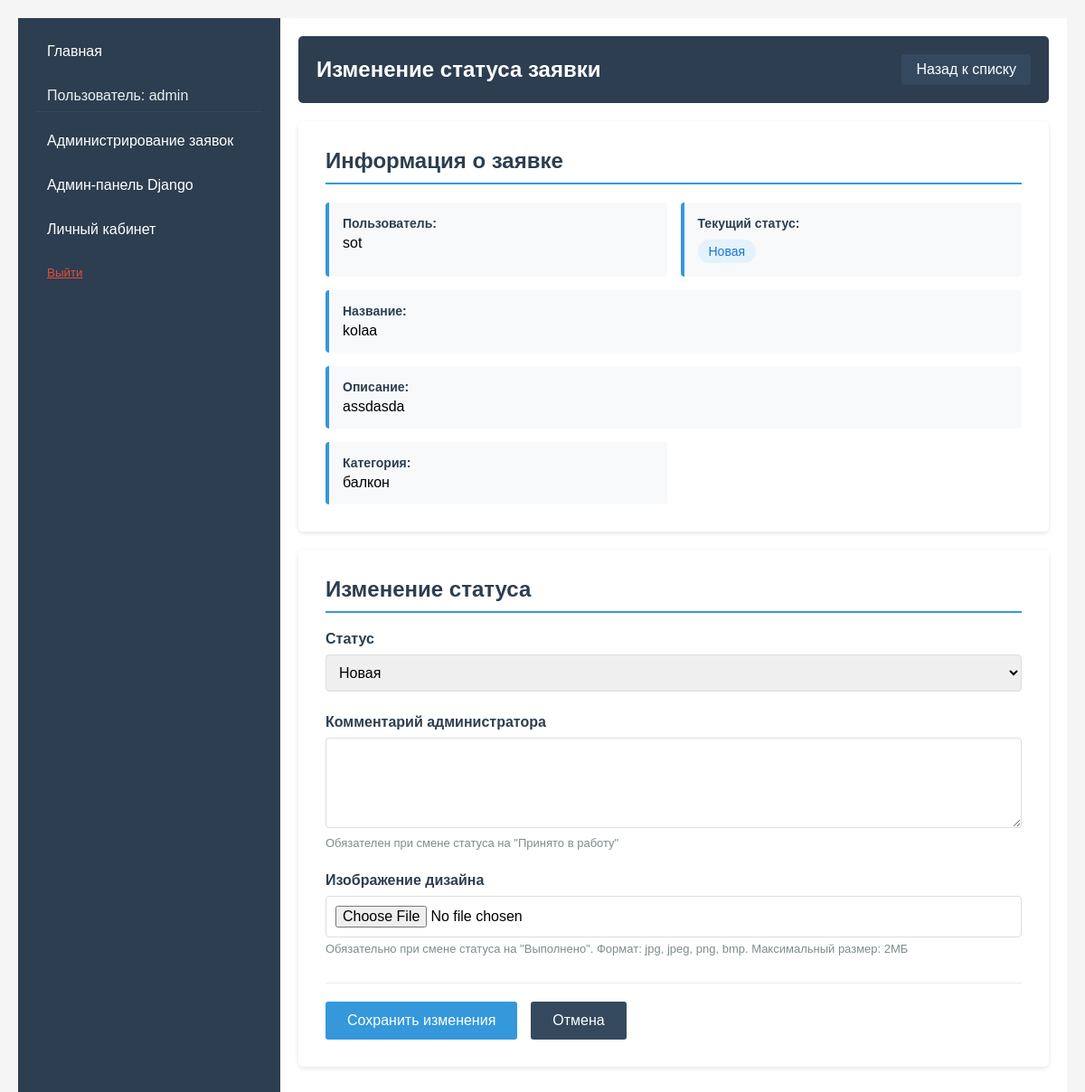
/catalog/admin/applications/4/ (signed in), run on the app's committed database.
### catalog/models.py (models this page shows, shortened)
class Application(models.Model):
    STATUS_CHOICES = [
        ('new', 'Новая'),
        ('in_progress', 'Принято в работу'),
        ('completed', 'Выполнено'),
    ]
    user = models.ForeignKey(User, on_delete=models.CASCADE, verbose_name='Пользователь')
    title = models.CharField(max_length=200, verbose_name='Название')
    description = models.TextField(verbose_name='Описание')
    category = models.ForeignKey(Category, on_delete=models.CASCADE, verbose_name='Категория')
    status = models.CharField(
        max_length=20,
        choices=STATUS_CHOICES,
        default='new',
        verbose_name='Статус'
    )
    created_at = models.DateTimeField(auto_now_add=True, verbose_name='Временная метка')
    admin_comment = models.TextField(verbose_name='Комментарий администратора', blank=True, null=True)
    class Meta:
        ordering = ['-created_at']
        verbose_name = 'Заявка'
        verbose_name_plural = 'Заявки'
    def can_change_status(self):
        return self.status == 'new'

class Category(models.Model):
    name = models.CharField(max_length=200, help_text="Введите категорию дизайна")

### catalog/views.py (the view)
# urls.py: path('admin/applications/<int:pk>/', views.admin_application_detail, name='admin_application_detail'),
@staff_member_required
def admin_application_detail(request, pk):
    application = get_object_or_404(Application, pk=pk)
    if request.method == 'POST':
        form = AdminApplicationForm(request.POST, request.FILES)
        if form.is_valid():
            if not application.can_change_status():
                messages.error(request, 'Нельзя изменить статус заявки, которая уже в работе или выполнена')
                return redirect('admin_application_detail', pk=pk)
            new_status = form.cleaned_data['status']
            application.status = new_status
            if form.cleaned_data.get('comment'):
                application.admin_comment = form.cleaned_data['comment']
            application.save()
            design_image = form.cleaned_data.get('design_image')
            if design_image and new_status == 'completed':
                ApplicationImage.objects.create(
                    application=application,
                    image=design_image,
                    image_type='design'
                )
            messages.success(request, f'Статус заявки успешно изменен на "{application.get_status_display()}"')
            return redirect('admin_application_list')
    else:
        form = AdminApplicationForm(initial={'status': application.status})
    context = {
        'application': application,
        'form': form,
    }
    return render(request, 'catalog/admin_application_detail.html', context)

### catalog/forms.py (shortened to what this page needs)
class AdminApplicationForm(forms.ModelForm):
    comment = forms.CharField(
        label='Комментарий администратора',
        widget=forms.Textarea(attrs={'rows': 4, 'class': 'form-control'}),
        required=False,
        help_text='Обязателен при смене статуса на "Принято в работу"'
    )
    design_image = forms.ImageField(
        label='Изображение дизайна',
        required=False,
        help_text='Обязательно при смене статуса на "Выполнено". Формат: jpg, jpeg, png, bmp. Максимальный размер: 2МБ'
    )
    class Meta:
        model = Application
        fields = ['status', 'comment']
        widgets = {
            'status': forms.Select(attrs={'class': 'form-control'}),
        }

### templates/catalog/admin_application_detail.html (shortened to what this page needs)
{% extends "base_generic.html" %}
{% block content %}
<div class="admin-application-detail">
    <div class="header-section">
        <h1>Изменение статуса заявки</h1>
        <a href="{% url 'admin_application_list' %}" class="btn btn-secondary">Назад к списку</a>
    </div>
    <div class="application-info-card">
        <h2>Информация о заявке</h2>
        <div class="info-grid">
            <div class="info-item">
                <strong>Пользователь:</strong> {{ application.user.username }}
            </div>
            <div class="info-item">
                <strong>Текущий статус:</strong>
                <span class="status-badge status-{{ application.status }}">
                    {{ application.get_status_display }}
                </span>
            </div>
            <div class="info-item full-width">
                <strong>Название:</strong> {{ application.title }}
            </div>
            <div class="info-item full-width">
                <strong>Описание:</strong> {{ application.description }}
            </div>
            <div class="info-item">
                <strong>Категория:</strong> {{ application.category.name }}
            </div>
        </div>
    </div>
    <div class="status-change-form">
        <h2>Изменение статуса</h2>
        {% if application.can_change_status %}
        <form method="post" enctype="multipart/form-data">
            <div class="form-group">
                <label for="id_status">{{ form.status.label }}</label>
                {{ form.status }}
            </div>
            <div class="form-group">
                <label for="id_comment">{{ form.comment.label }}</label>
                {{ form.comment }}
                <small>{{ form.comment.help_text }}</small>
            </div>
            <div class="form-group">
                <label for="id_design_image">{{ form.design_image.label }}</label>
                {{ form.design_image }}
                <small>{{ form.design_image.help_text }}</small>
            </div>
            <div class="form-actions">
                <button type="submit" class="btn btn-primary">Сохранить изменения</button>
                <a href="{% url 'admin_application_list' %}" class="btn btn-secondary">Отмена</a>
            </div>
        </form>
        {% endif %}
    </div>
</div>
{% endblock %}

### templates/base_generic.html (shortened to what this page needs)
<!DOCTYPE html>
<html lang="ru">
<head>
    {% load static %}
</head>
<body>
    <div class="container">
        <div class="sidebar">
            {% block sidebar %}
            <ul class="sidebar-nav">
                <li><a href="{% url 'index' %}">Главная</a></li>
                {% if user.is_authenticated %}
                    <li class="user-info">Пользователь: {{ user.get_username }}</li>
                    {% if user.is_staff %}
                        <li><a href="{% url 'admin_application_list' %}">Администрирование заявок</a></li>
                        <li><a href="/superadmin/">Админ-панель Django</a></li>
                    {% endif %}
                    <li><a href="{% url 'profile' %}">Личный кабинет</a></li>
                    <li>
                        <form method="post" action="{% url 'logout' %}">
                            <button type="submit" class="logout-btn">
                                Выйти
                            </button>
                        </form>
                    </li>
                {% else %}
                    <li><a href="{% url 'login' %}">Войти</a></li>
                    <li><a href="{% url 'register' %}">Регистрация</a></li>
                {% endif %}
            </ul>
            {% endblock %}
        </div>
        <div class="content">
            {% block content %}{% endblock %}
        </div>
    </div>
</body>
</html>

### templates/base_generic.html (style rules this page uses)
body { font-family: Arial, sans-serif; margin: 0; padding: 0; background-color: #f5f5f5; }
.container { display: flex; min-height: 100vh; }
.sidebar { width: 250px; background-color: #2c3e50; color: white; padding: 20px; }
.content { flex: 1; padding: 20px; background-color: white; }
.sidebar-nav { list-style-type: none; padding: 0; margin: 0; }
.sidebar-nav li { margin-bottom: 15px; }
.sidebar-nav a { color: white; text-decoration: none; padding: 8px 12px; display: block; border-radius: 3px; transition: background-color 0.3s; }
.user-info { color: #ecf0f1; padding: 8px 12px; margin-bottom: 15px; border-bottom: 1px solid #34495e; }
.logout-btn { color: #e74c3c; background: none; border: none; padding: 8px 12px; text-decoration: underline; cursor: pointer; border-radius: 3px; width: 100%; text-align: left; }

### templates/catalog/admin_application_detail.html (style rules this page uses)
body { font-family: Arial, sans-serif; margin: 0; padding: 20px; background-color: #f5f5f5; }
.admin-application-detail { max-width: 1200px; margin: 0 auto; }
.header-section { background-color: #2c3e50; color: white; padding: 20px; border-radius: 5px; margin-bottom: 20px; display: flex; justify-content: space-between; align-items: center; }
.header-section h1 { margin: 0; font-size: 24px; }
.btn { color: white; text-decoration: none; padding: 8px 16px; border-radius: 3px; display: inline-block; transition: background-color 0.3s; }
.btn-secondary { background-color: #34495e; }
.btn-primary { background-color: #3498db; }
.application-info-card, .status-change-form { background-color: white; padding: 30px; border-radius: 5px; box-shadow: 0 2px 5px rgba(0,0,0,0.1); margin-bottom: 20px; }
.application-info-card h2, .status-change-form h2 { color: #2c3e50; margin-top: 0; margin-bottom: 20px; padding-bottom: 10px; border-bottom: 2px solid #3498db; }
.info-grid { display: grid; grid-template-columns: repeat(auto-fit, minmax(300px, 1fr)); gap: 15px; }
.info-item { background-color: #f8f9fa; padding: 15px; border-radius: 4px; border-left: 4px solid #3498db; }
.info-item.full-width { grid-column: 1 / -1; }
.info-item strong { color: #2c3e50; display: block; margin-bottom: 5px; font-size: 14px; }
.status-badge { display: inline-block; padding: 5px 12px; border-radius: 15px; font-size: 14px; font-weight: 500; margin-top: 5px; }
.status-new { background-color: #e3f2fd; color: #1976d2; }
.form-group { margin-bottom: 25px; }
.form-group label { display: block; margin-bottom: 8px; font-weight: bold; color: #2c3e50; }
.form-group select, .form-group textarea, .form-group input[type="file"] { width: 100%; padding: 10px; border: 1px solid #ddd; border-radius: 4px; font-size: 16px; box-sizing: border-box; }
.form-group textarea { min-height: 100px; resize: vertical; font-family: inherit; }
.form-group small { display: block; margin-top: 5px; color: #7f8c8d; font-size: 13px; }
.form-actions { display: flex; gap: 15px; margin-top: 30px; padding-top: 20px; border-top: 1px solid #eee; }
.form-actions .btn { padding: 12px 24px; font-size: 16px; border: none; cursor: pointer; }

### data on the page
Application: user.username "sot", status "Новая", title "kolaa", description "assdasda", category.name "балкон"

### other printed values
{{ user.get_username }} "admin"
